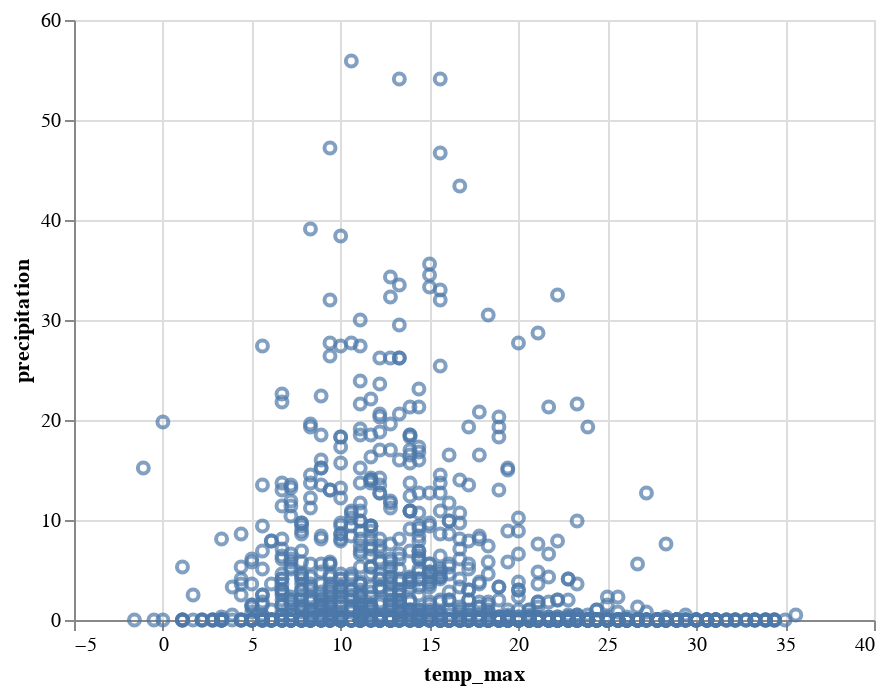
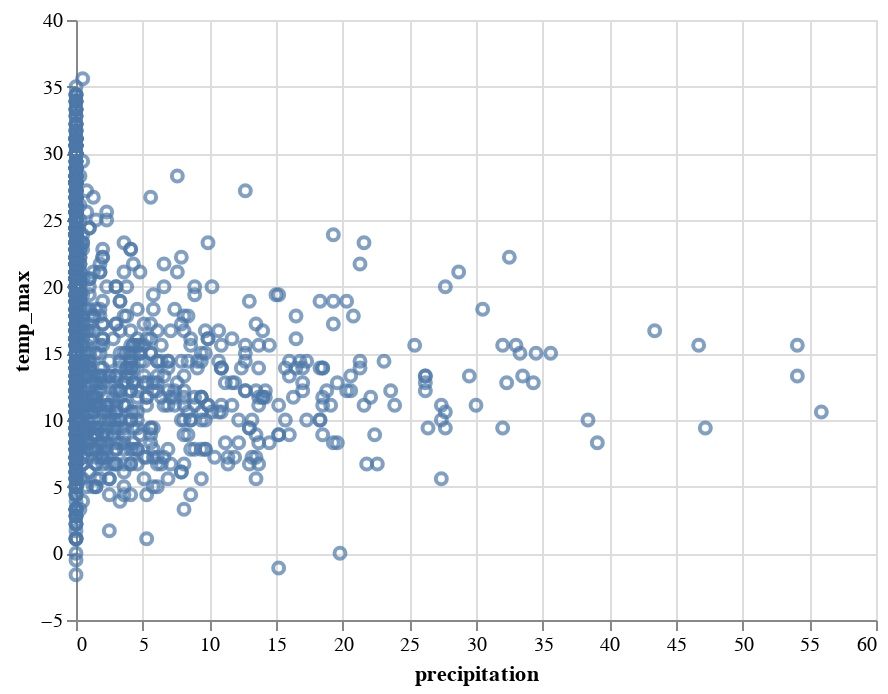
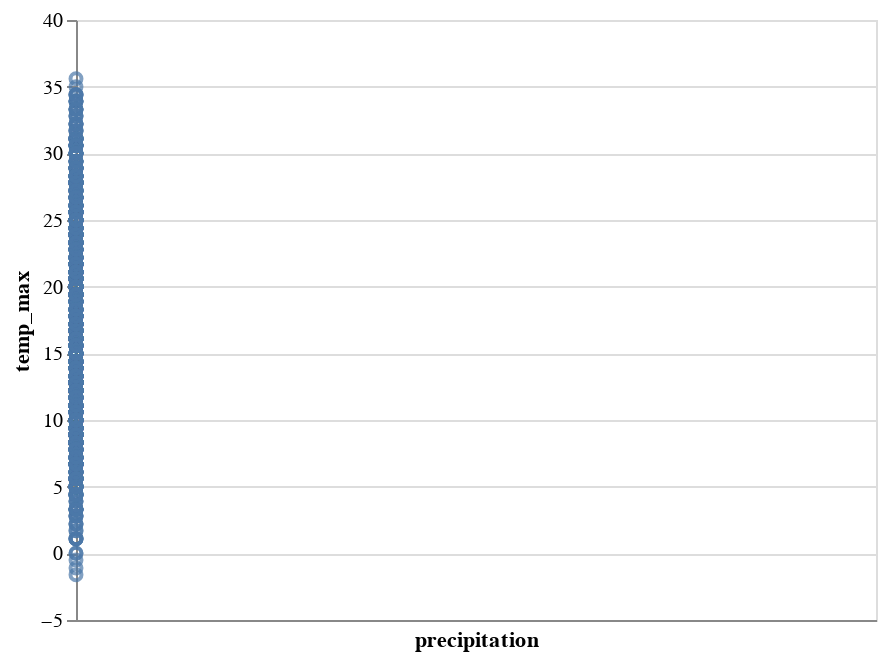
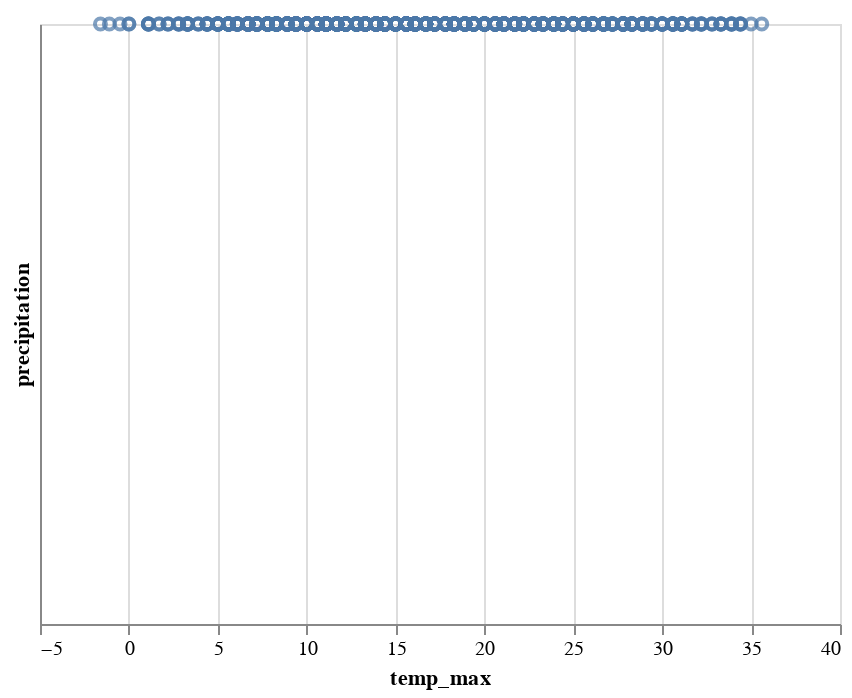

The notebook cell these images were saved under, in order:
### Code cell
input_spec = [
    "attribute(task,root,summary).",
    "attribute(number_rows,root,100).",
    "entity(field,root,temp_max).",
    "attribute((field,name),temp_max,temp_max).",
    "attribute((field,type),temp_max,number).",
    "attribute((field,unique),temp_max,100).",
    "entity(field,root,f1).",
    "attribute((field,name),f1,precipitation).",
    "attribute((field,type),f1,number).",
    "entity(view,root,(v,0)).",
    "entity(mark,(v,0),(m,0)).",
    "entity(encoding,(m,0),(e,0)).",
    "attribute((encoding,field),(e,0),temp_max).",
    "entity(encoding,(m,0),(e,1)).",
    "attribute((encoding,field),(e,1),precipitation).",
    "#show entity/3.",
    "#show attribute/3.",
]

print("INPUT:")
print(input_spec)

print("OUTPUT:")

specs = {}

for i, model in enumerate(d.complete_spec(input_spec, 5)):
    chart_num = i + 1
    spec = answer_set_to_dict(model.answer_set)
    chart_name = f"Rec {chart_num}"
    specs[chart_name] = dict_to_facts(spec)
    print(f"CHART {chart_num}")
    print(f"COST: {model.cost}")
    pprint(spec)
    pprint(str(model))
    display(renderer.render(spec=spec, data=weather_data))

print("VIOLATED PREFERENCES:")
debugger = DracoDebug(specs=specs, draco=default_draco)
chart_preferences = debugger.chart_preferences
plotter = DracoDebugPlotter(chart_preferences)

# sort by sum of count
plotter.create_chart(DracoDebugPlotter.__DEFAULT_CONFIGS__[1])

### Figure 1 — Vega-Lite specification as saved in the notebook (floating-point values rounded to 4 significant figures; data arrays with more than 128 entries replaced by an {"elided": "..."} marker saying what was removed)
{"config": {"view": {"continuousWidth": 400, "continuousHeight": 300}}, "data": {"name": "data-830c39fec90146253fb06a06c26374ef"}, "mark": "point", "encoding": {"x": {"field": "temp_max", "scale": {"type": "linear", "zero": true}, "type": "quantitative"}, "y": {"field": "precipitation", "scale": {"type": "linear", "zero": true}, "type": "quantitative"}}, "$schema": "https://vega.github.io/schema/vega-lite/v4.17.0.json", "datasets": {"data-830c39fec90146253fb06a06c26374ef": {"elided": "1461 records"}}}

### Figure 2 — Vega-Lite specification as saved in the notebook (floating-point values rounded to 4 significant figures; data arrays with more than 128 entries replaced by an {"elided": "..."} marker saying what was removed)
{"config": {"view": {"continuousWidth": 400, "continuousHeight": 300}}, "data": {"name": "data-830c39fec90146253fb06a06c26374ef"}, "mark": "point", "encoding": {"x": {"field": "precipitation", "scale": {"type": "linear", "zero": true}, "type": "quantitative"}, "y": {"field": "temp_max", "scale": {"type": "linear", "zero": true}, "type": "quantitative"}}, "$schema": "https://vega.github.io/schema/vega-lite/v4.17.0.json", "datasets": {"data-830c39fec90146253fb06a06c26374ef": {"elided": "1461 records"}}}

### Figure 3 — Vega-Lite specification as saved in the notebook (floating-point values rounded to 4 significant figures; data arrays with more than 128 entries replaced by an {"elided": "..."} marker saying what was removed)
{"config": {"view": {"continuousWidth": 400, "continuousHeight": 300}}, "data": {"name": "data-830c39fec90146253fb06a06c26374ef"}, "mark": "point", "encoding": {"x": {"field": "precipitation", "scale": {"type": "log", "zero": true}, "type": "quantitative"}, "y": {"field": "temp_max", "scale": {"type": "linear", "zero": true}, "type": "quantitative"}}, "$schema": "https://vega.github.io/schema/vega-lite/v4.17.0.json", "datasets": {"data-830c39fec90146253fb06a06c26374ef": {"elided": "1461 records"}}}

### Figure 4 — Vega-Lite specification as saved in the notebook (floating-point values rounded to 4 significant figures; data arrays with more than 128 entries replaced by an {"elided": "..."} marker saying what was removed)
{"config": {"view": {"continuousWidth": 400, "continuousHeight": 300}}, "data": {"name": "data-830c39fec90146253fb06a06c26374ef"}, "mark": "point", "encoding": {"x": {"field": "temp_max", "scale": {"type": "linear", "zero": true}, "type": "quantitative"}, "y": {"field": "precipitation", "scale": {"type": "log", "zero": true}, "type": "quantitative"}}, "$schema": "https://vega.github.io/schema/vega-lite/v4.17.0.json", "datasets": {"data-830c39fec90146253fb06a06c26374ef": {"elided": "1461 records"}}}
